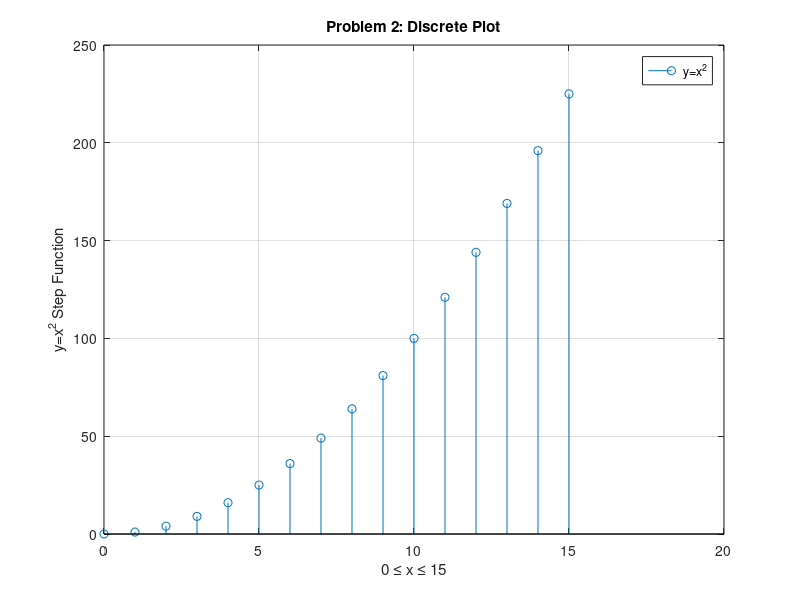

MATLAB code for this plot:
% Batch 2 - Group 4
clc; clear; close all;

%% Problem 1 - Discrete Fuction Generation
x = 0:15; % Range of output
y = x.^2; % Function

disp('Problem 1 Function Data')
disp(x);
disp(y);

%% Problem 2 - Discrete Fuction Plot
stem(x, y);
grid('on');
xlabel('0 \leq x \leq 15');
ylabel('y=x^2 Step Function');
legend('y=x^2');
title('Problem 2: Discrete Plot');

%% Problem 3 - Submatrix Manipulation
matrix = [
    1:4;
    5:8;
    [9, 1:3];
    4:7;
    ];

disp('Problem 3 Submatrix Manipulation')
disp('Original Matrix');
disp(matrix);

A = matrix(3:4, 1:2);
invA = A^(-1);
matrix(3:4, 1:2) = invA;

disp('Modified Matrix')
disp(matrix);

%% Problem 4 - Special sum list
x = [1, 3, 4, 6, 7, 8];
y = zeros(1, length(x));
y(1) = x(1);

for i = 2:length(x)
    y(i) = x(i) + x(i - 1);
end

disp('Problem 4: Special Sum List')
disp('Original List')
disp(x);

disp('Modified List')
disp(y);
